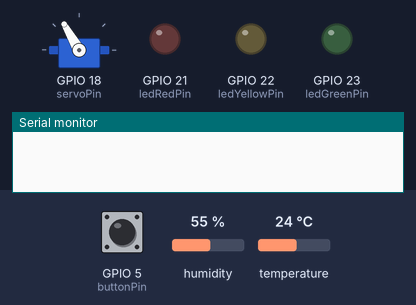
Simulated run of this sketch. Board: ESP32. Shown: servo, output pins drawn as LEDs (lit = HIGH), the last lines printed to the serial monitor. Inputs (shaded band) come from the test bench; at power-on: GPIO 5 (buttonPin) HIGH, temperature 24 °C, humidity 55 %.

Above: at 1.2 s.
1.3 s: GPIO 5 (buttonPin) pulled LOW for 0.15 s
At 2.6 s:
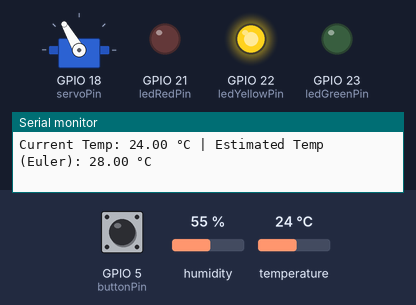
2.9 s: GPIO 5 (buttonPin) pulled LOW for 3.2 s
7.6 s: temperature set to 20 °C
At 10.5 s:
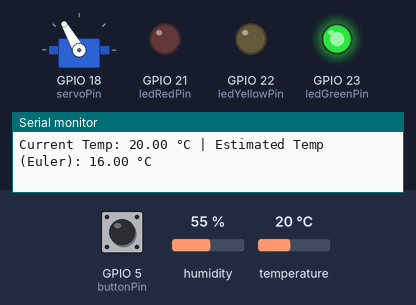
10.6 s: temperature set to 12 °C
13.6 s: temperature set to 18 °C
At 15.3 s:
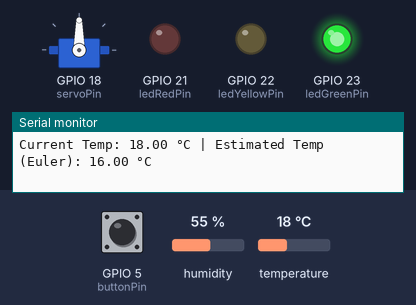
15.6 s: temperature set to 21 °C
At 18.6 s:
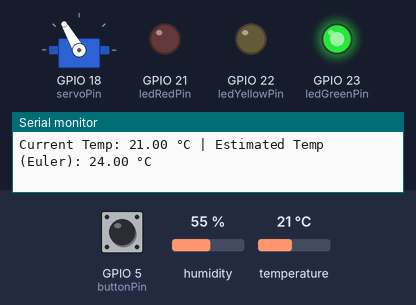
Timing chart, 0 to 19.6 s (numbered marks = the images above; inputs shaded):
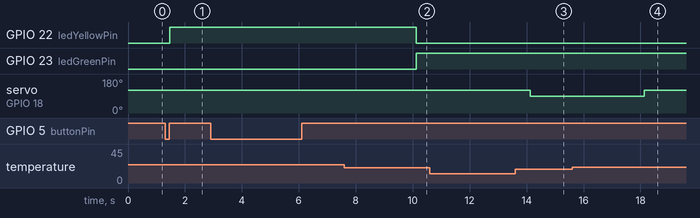

Measured:
- the behaviour switches between 22 and 21 °C on temperature (found by bisection; images 1 and 2)
- the behaviour switches between 19 and 20 °C on temperature (found by bisection; images 3 and 4)
- after the input at 1.3 s, GPIO 22 (ledYellowPin): LOW → HIGH after 0.17 s
- after the input at 7.6 s, GPIO 22 (ledYellowPin): HIGH → LOW after 2.5 s; GPIO 23 (ledGreenPin): LOW → HIGH after 2.5 s
- after the input at 15.6 s, servo on GPIO 18 (servoPin): 90° → 120° after 2.5 s

The sketch:

midterms.ino
```cpp
#include <Adafruit_Sensor.h>
#include <DHT.h>
#include <ESP32Servo.h>

// DHT11 setup
#define DHTPIN 4
#define DHTTYPE DHT11
DHT dht(DHTPIN, DHTTYPE);

// LED pins
const int ledGreenPin = 23;
const int ledYellowPin = 22;
const int ledRedPin = 21;

// Button pin
const int buttonPin = 5;

// Servo setup
const int servoPin = 18;
Servo myServo;

// State variables
unsigned long buttonPressTime = 0;
bool buttonWasPressed = false;
bool autoMode = false;
float lastTemperature = 20;

// Numerical method variables (Euler Method)
float previousTemperature = 20;
float estimatedTemperature = 20;
const float deltaT = 2.0; // seconds

void setup() {
  Serial.begin(115200);
  dht.begin();

  pinMode(ledGreenPin, OUTPUT);
  pinMode(ledYellowPin, OUTPUT);
  pinMode(ledRedPin, OUTPUT);
  pinMode(buttonPin, INPUT_PULLUP);

  // Setup servo
  myServo.setPeriodHertz(50);
  myServo.attach(servoPin, 500, 2400);
  myServo.write(90); // Initial neutral position
}

void loop() {
  handleButton();

  if (autoMode) {
    static unsigned long lastReadTime = 0;
    if (millis() - lastReadTime > 2000) {
      lastReadTime = millis();
      readTemperatureAndControlLED();
    }
  }

  controlServo();
}

void handleButton() {
  if (digitalRead(buttonPin) == LOW && !buttonWasPressed) {
    buttonPressTime = millis();
    buttonWasPressed = true;
  }

  if (digitalRead(buttonPin) == HIGH && buttonWasPressed) {
    unsigned long pressDuration = millis() - buttonPressTime;
    buttonWasPressed = false;

    if (pressDuration >= 2000) {
      autoMode = !autoMode;
      Serial.print("Auto Mode: ");
      Serial.println(autoMode ? "ON" : "OFF");
    } else {
      if (!autoMode) {
        readTemperatureAndControlLED();
      }
    }
  }
}

void readTemperatureAndControlLED() {
  float temperature = dht.readTemperature();

  if (isnan(temperature)) {
    Serial.println("Failed to read from DHT sensor!");
    return;
  }

  // Euler's Method to estimate temperature trend
  float dT = (temperature - previousTemperature) / deltaT;
  estimatedTemperature = temperature + dT * deltaT;
  previousTemperature = temperature;
  lastTemperature = temperature;

  // Print actual and estimated temperatures
  Serial.print("Current Temp: ");
  Serial.print(temperature);
  Serial.print(" °C | Estimated Temp (Euler): ");
  Serial.print(estimatedTemperature);
  Serial.println(" °C");

  // LED control based on current temperature
  if (temperature < 22) {
    digitalWrite(ledGreenPin, HIGH);
    digitalWrite(ledYellowPin, LOW);
    digitalWrite(ledRedPin, LOW);
  } else if (temperature >= 20 && temperature <= 25) {
    digitalWrite(ledGreenPin, LOW);
    digitalWrite(ledYellowPin, HIGH);
    digitalWrite(ledRedPin, LOW);
  } else {
    digitalWrite(ledGreenPin, LOW);
    digitalWrite(ledYellowPin, LOW);
    digitalWrite(ledRedPin, HIGH);
  }
}

// Servo control logic
void controlServo() {
  if (lastTemperature > 25) {
    myServo.write(0);   // Full clockwise
  } else if (lastTemperature >= 20 && lastTemperature <= 25) {
    myServo.write(120); // Slow counter-clockwise
  } else {
    myServo.write(90);  // Stop
  }
}
```
